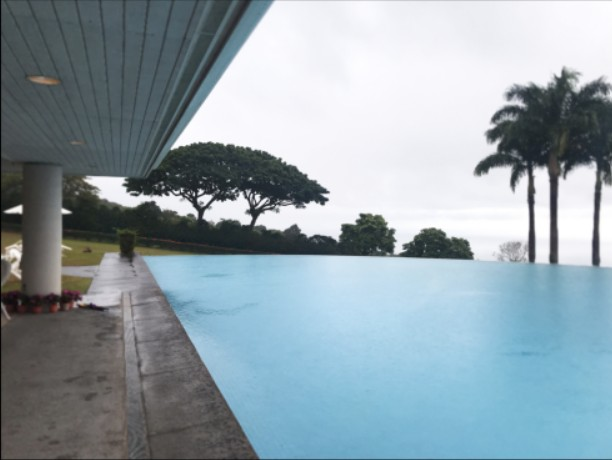
#> input picture pool.jpg, 612 x 460 px
$ jupyter execute lab44_opencv_intro_rev3.ipynb   (shell and % lines are left out)
#> lines starting #> are read from the running program, lines starting #| are printed output that depends on the picture
<a href="https://colab.research.google.com/github/rtajeong/M3_2026/blob/main/lab44_opencv_intro_rev3.ipynb" target="_parent"></a>

# opencv
## 제공하는 기능
- 이미지 형식 변환
- 크기 및 색상 변환
- 필터링, 얼굴 인식, 물체 인식, 문자 인식

[cell 1]
import cv2
import matplotlib.pyplot as plt

[cell 2]
# 이미지 읽기 (더 이상 링크가 존재하지 않음)
# !curl -L https://www.dropbox.com/s/v4225z25x0zz4y3/pool.jpg -o pool.jpg
img_cv = cv2.imread("pool.jpg")  # opencv 에서는 BGR 순서로 기록
#> img_cv is the input picture: shape (460, 612, 3); mean B, G, R 168.1, 159.8, 144.1

[cell 3]
type(img_cv), img_cv.shape

[cell 4]
img_cv[0,0]
#> Out = [9, 6, 1]

[cell 5]
img_cv.shape, img_cv.min(), img_cv.max()
#> Out = ((460, 612, 3), 0, 255)

## 이미지를 그림으로 출력하기

### cv2.cvtColor():
- The function converts an input image from one color space to another. In case of a transformation to-from RGB color space, the order of the channels should be specified explicitly (RGB or BGR).
- Note that the default color format in OpenCV is often referred to as RGB but it is actually BGR (the bytes are reversed). So the first byte in a standard (24-bit) color image will be an 8-bit Blue component, the second byte will be Green, and the third byte will be Red. The fourth, fifth, and sixth bytes would then be the second pixel (Blue, then Green, then Red), and so on.

- The conventional ranges for R, G, and B channel values are:

  - 0 to 255 for CV_8U images
  - 0 to 65535 for CV_16U images
  - 0 to 1 for CV_32F images

[cell 6]
plt.imshow(img_cv)   # order: BGR

- see colors in http://www.n2n.pe.kr/lev-1/color.htm

[cell 7]
img_rgb = cv2.cvtColor(img_cv, cv2.COLOR_BGR2RGB)
plt.imshow(img_rgb)
# plt.axis("off")
plt.show()

[cell 8]
# 반전(네거티브) 처리
img2 = 255 - img_cv
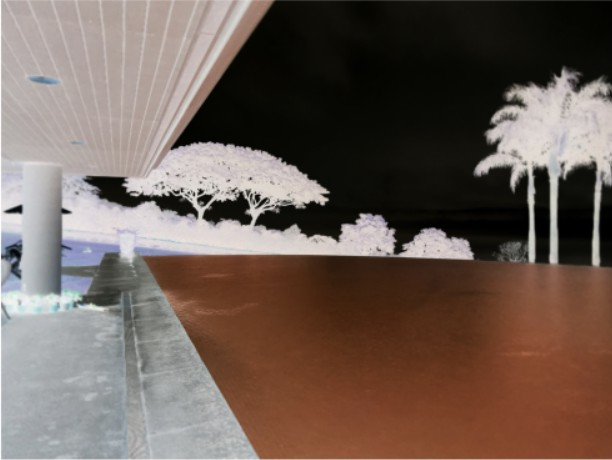
#> img2: shape (460, 612, 3); mean B, G, R 86.9, 95.2, 110.9
plt.imshow(cv2.cvtColor(img2, cv2.COLOR_BGR2RGB))

[cell 9]
# 그레이로 변환
img2 = cv2.cvtColor(img_cv, cv2.COLOR_BGR2GRAY)
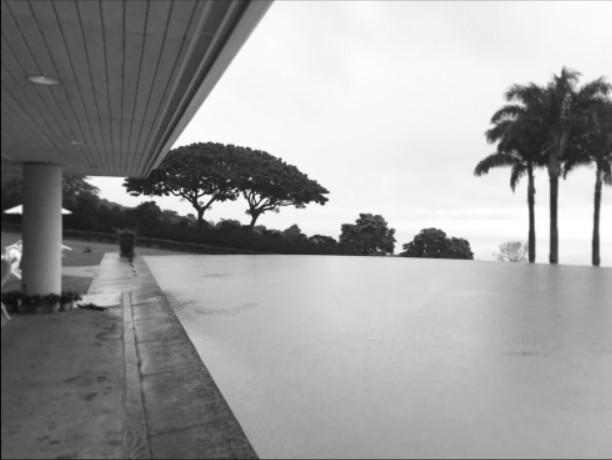
#> img2: shape (460, 612); min 1, max 255, mean 156
plt.imshow(img2, cmap='gray')

[cell 10]
# dir(cv2)

[cell 11]
# 영상의 반전 (x-axis, y-axis, both axes)
plt.subplot(2,2,1)
plt.axis("off")
plt.imshow(cv2.cvtColor(img_cv, cv2.COLOR_BGR2RGB))
plt.subplot(2,2,2)
plt.axis("off")
plt.imshow(cv2.cvtColor(cv2.flip(img_cv,0), cv2.COLOR_BGR2RGB)) # flip around x-axis
plt.subplot(2,2,3)
plt.axis("off")
plt.imshow(cv2.cvtColor(cv2.flip(img_cv,1), cv2.COLOR_BGR2RGB)) # flip arund y_axis
plt.subplot(2,2,4)
plt.axis("off")
plt.imshow(cv2.cvtColor(cv2.flip(img_cv,-1), cv2.COLOR_BGR2RGB)) # flip around both axis
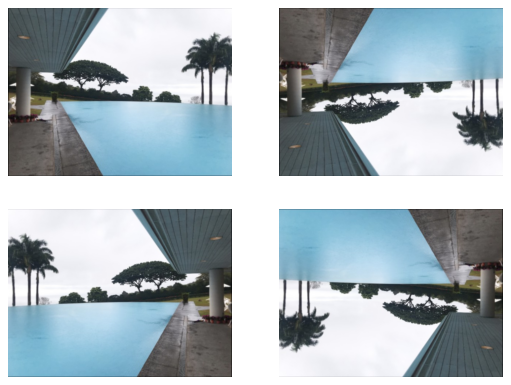
#> figure drawn by matplotlib, 4 panels

## 저장하기

[cell 12]
cv2.imwrite("pool_2.jpg", img_cv)
#> Out = True

[cell 13]
img2 = cv2.imread("pool_2.jpg")
#> img2: shape (460, 612, 3)
plt.imshow(cv2.cvtColor(img2, cv2.COLOR_BGR2RGB))

## 크기 자르기

[cell 14]
# 해상도 조정
img2 = cv2.resize(img_cv, (40, 30))
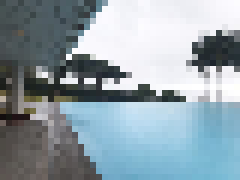
#> img2: shape (30, 40, 3) (shown 6 times larger); mean B, G, R 167.8, 159.6, 143.9

plt.subplot(1,2,1)
# plt.axis("off")
plt.imshow(cv2.cvtColor(img_cv, cv2.COLOR_BGR2RGB))

plt.subplot(1,2,2)
# plt.axis("off")
plt.imshow(cv2.cvtColor(img2, cv2.COLOR_BGR2RGB))
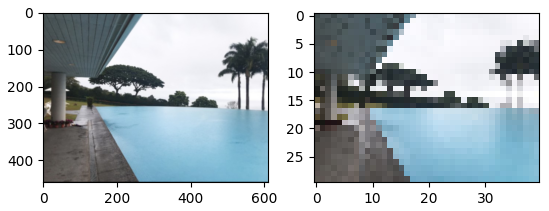
#> figure drawn by matplotlib, 2 panels

[cell 15]
img_cv.shape, img2.shape
#> Out = ((460, 612, 3), (30, 40, 3))

[cell 16]
# 폭과 높이 조정
img2 = img_cv[0:200, 0:300]
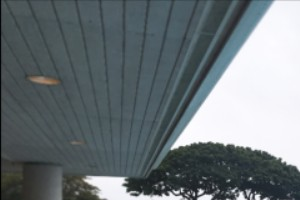
#> img2: shape (200, 300, 3); mean B, G, R 120.4, 116.7, 107.9
plt.imshow(cv2.cvtColor(img2, cv2.COLOR_BGR2RGB))
# plt.axis("off")
plt.show()

[cell 17]
img3 = cv2.resize(img_cv, (600, 300))
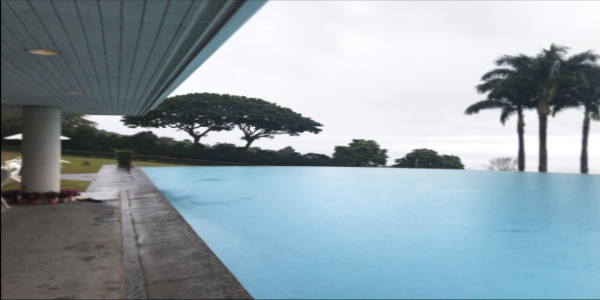
#> img3: shape (300, 600, 3); mean B, G, R 167.9, 159.7, 144
plt.imshow(cv2.cvtColor(img3, cv2.COLOR_BGR2RGB))
# plt.axis("off")
plt.show()

# 얼굴을 검출하는 기능
- Haar-like 특징 학습기 사용한다. 눈, 코, 입 부분의 명암의 패턴을 인식
- 얼굴 특징 데이터베이스인 캐스케이드 파일 필요 (haarcascade 검색하면 됨
- https://github.com/opencv/opencv/tree/master/data/haarcascades
- 여기서는 정면 얼굴 인식만 실습한다.

### Haar-cascade Detection in OpenCV
- OpenCV comes with a trainer as well as detector. If you want to train your own
classifier for any object like car, planes etc. you can use OpenCV to create one.
Its full details are given here: Cascade Classifier Training (https://docs.opencv.org/3.4.1/d7/d8b/tutorial_py_face_detection.html)
- Here we will deal with detection. OpenCV already contains many pre-trained
classifiers for face, eyes, smiles, etc. Those XML files are stored in
the opencv/data/haarcascades/ folder.

[cell 18]
# 얼굴 패턴 정보 download

- cv2.CascadeClassifier is used to load a pre-trained cascade classifier XML file.
  - OpenCV provides pre-trained classifiers for various objects like faces, eyes, smiles, etc.

[cell 19]
# 이미지를 읽어 들이고 그레이스케일로 변환 (링크 주소가 바뀜)

[cell 20]
img = cv2.imread("families.jpg")
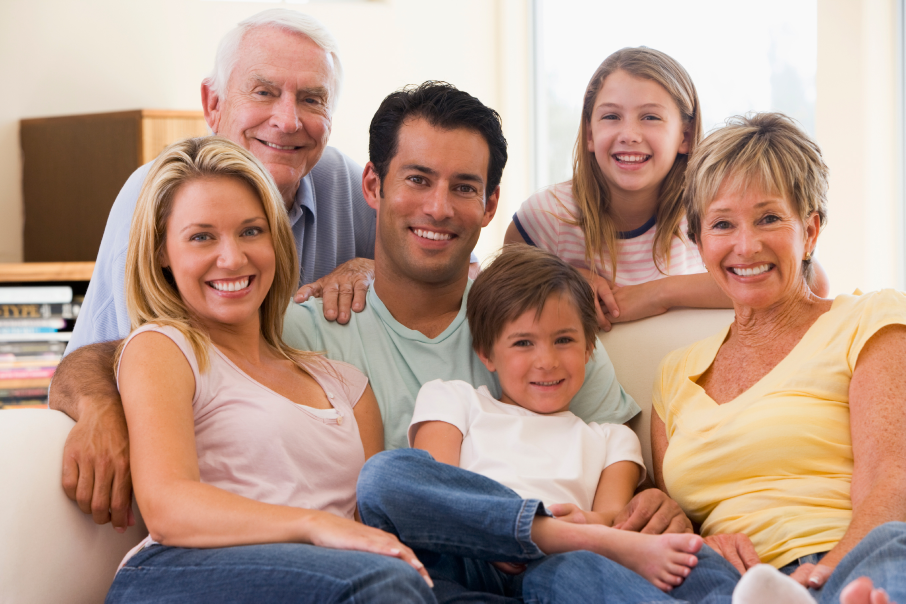
#> input picture families.jpg, 2716 x 1810 px (shown at 1/3 size)
#> img is the input picture: shape (1810, 2716, 3); mean B, G, R 139.1, 153.6, 183.5
plt.imshow(cv2.cvtColor(img, cv2.COLOR_BGR2RGB))

[cell 21]
img.shape
#> Out = (1810, 2716, 3)
